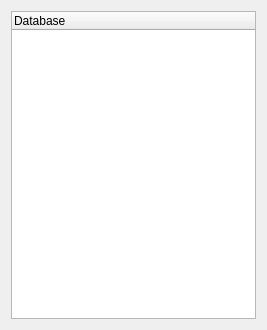
<?xml version="1.0" encoding="UTF-8"?>
<ui version="4.0">
 <comment>*********************************************************************
**
** Copyright (C) 1992-2006 Trolltech ASA. All rights reserved.
**
** This file is part of the Qt Assistant of the Qt Toolkit.
**
** This file may be used under the terms of the GNU General Public
** License version 2.0 as published by the Free Software Foundation
** and appearing in the file LICENSE.GPL included in the packaging of
** this file.  Please review the following information to ensure GNU
** General Public Licensing requirements will be met:
** http://www.trolltech.com/products/qt/opensource.html
**
** If you are unsure which license is appropriate for your use, please
** review the following information:
** http://www.trolltech.com/products/qt/licensing.html or contact the
** sales department at sales@trolltech.com.
**
** This file is provided AS IS with NO WARRANTY OF ANY KIND, INCLUDING THE
** WARRANTY OF DESIGN, MERCHANTABILITY AND FITNESS FOR A PARTICULAR PURPOSE.
**
*********************************************************************</comment>
 <class>DatabaseExplorerUI</class>
 <widget class="QWidget" name="DatabaseExplorerUI">
  <property name="geometry">
   <rect>
    <x>0</x>
    <y>0</y>
    <width>267</width>
    <height>330</height>
   </rect>
  </property>
  <property name="windowTitle">
   <string>Database List</string>
  </property>
  <property name="toolTip">
   <string>Database List</string>
  </property>
  <property name="statusTip">
   <string>Database List</string>
  </property>
  <property name="whatsThis">
   <string>Database List</string>
  </property>
  <layout class="QGridLayout" name="gridLayout">
   <item row="0" column="0">
    <widget class="QTreeWidget" name="databaseList">
     <property name="contextMenuPolicy">
      <enum>Qt::CustomContextMenu</enum>
     </property>
     <property name="verticalScrollMode">
      <enum>QAbstractItemView::ScrollPerPixel</enum>
     </property>
     <property name="rootIsDecorated">
      <bool>true</bool>
     </property>
     <property name="uniformRowHeights">
      <bool>true</bool>
     </property>
     <column>
      <property name="text">
       <string notr="true">Database</string>
      </property>
     </column>
    </widget>
   </item>
  </layout>
  <action name="actionOpenTableInNewTabPage">
   <property name="enabled">
    <bool>false</bool>
   </property>
   <property name="icon">
    <iconset resource="../sqlexplorer.qrc">
     <normaloff>:/resources/images/table.png</normaloff>:/resources/images/table.png</iconset>
   </property>
   <property name="text">
    <string>Open Table In New TabPage</string>
   </property>
   <property name="statusTip">
    <string>Open Table In New TabPage</string>
   </property>
   <property name="whatsThis">
    <string>Open Table In New TabPage</string>
   </property>
  </action>
  <action name="actionShowMetadata">
   <property name="enabled">
    <bool>false</bool>
   </property>
   <property name="text">
    <string>Show Metadata  </string>
   </property>
   <property name="statusTip">
    <string>Show Metadata  </string>
   </property>
   <property name="whatsThis">
    <string>Show Metadata  </string>
   </property>
  </action>
  <action name="actionRefresh">
   <property name="icon">
    <iconset resource="../sqlexplorer.qrc">
     <normaloff>:/resources/images/refresh.png</normaloff>:/resources/images/refresh.png</iconset>
   </property>
   <property name="text">
    <string>Refresh</string>
   </property>
   <property name="statusTip">
    <string>Refresh</string>
   </property>
   <property name="whatsThis">
    <string>Refresh</string>
   </property>
   <property name="shortcut">
    <string>F5</string>
   </property>
  </action>
  <action name="actionConnectDatabase">
   <property name="icon">
    <iconset resource="../sqlexplorer.qrc">
     <normaloff>:/resources/images/db_add.png</normaloff>:/resources/images/db_add.png</iconset>
   </property>
   <property name="text">
    <string>Connect Database</string>
   </property>
   <property name="toolTip">
    <string>Connect Database</string>
   </property>
  </action>
  <action name="actionDisconnectDatabase">
   <property name="enabled">
    <bool>false</bool>
   </property>
   <property name="icon">
    <iconset resource="../sqlexplorer.qrc">
     <normaloff>:/resources/images/db_remove.png</normaloff>:/resources/images/db_remove.png</iconset>
   </property>
   <property name="text">
    <string>Disconnect</string>
   </property>
   <property name="toolTip">
    <string>Disconnect</string>
   </property>
  </action>
  <action name="actionShowRecordCount">
   <property name="text">
    <string>Show Record Count</string>
   </property>
   <property name="toolTip">
    <string>Show Record Count</string>
   </property>
  </action>
 </widget>
 <resources>
  <include location="../sqlexplorer.qrc"/>
 </resources>
 <connections/>
</ui>
